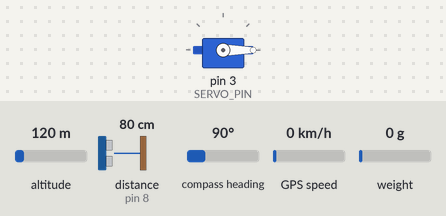
Bench run of a sketch on a simulated Arduino Uno, built with avr-gcc and run on an emulated ATmega328P. On the bench: servo. Wiring (inferred from the names in the program): ultrasonic range finder: trigger pin 9; echo pin 8. The test bench sets the inputs (shaded band); at power-on: distance to the obstacle (sensor on pin 8) 80 cm, altitude 120 m, compass heading 90°, GPS speed 0 km/h, weight on the scale 0 g. The echo pulse lasts 58.3 µs per cm; the GPS gets a fix after 3 s at 37.7749, -122.4194 with 8 satellites; what the sketch prints to the serial monitor is not drawn.

Above: at 2.2 s.
2.3 s: distance to the obstacle (sensor on pin 8) set to 18 cm
4.2 s: distance to the obstacle (sensor on pin 8) set to 13 cm
At 6.3 s:
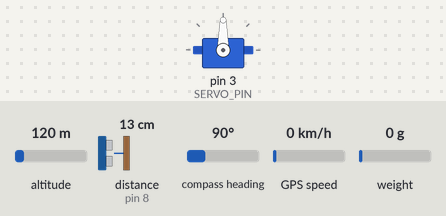
Timing chart, 0 to 12.5 s (numbered marks = the images above; inputs shaded):
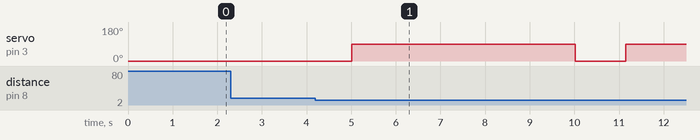

Measured:
- the behaviour switches between 16 and 15 cm on distance to the obstacle (sensor on pin 8) (found by bisection; images 0 and 1)
- after the input at 2.3 s, every drawn part: stays the same
- after the input at 4.2 s, servo on pin 3 (SERVO_PIN): 0° → 90° after 0.82 s, → 0° 5.0 s later, → 90° 1.1 s later

The sketch:

khassab_smart_cart.ino
```cpp
// كود Arduino متكامل لعربة "خصب" الذكية للتسميد
// العربة تستقبل النفايات، تُغلق الغطاء أوتوماتيكياً، تقيس الوزن، وتحدث بيانات الشجرة

#include <Servo.h>
#include <HX711.h>       // حساس الوزن
#include <SoftwareSerial.h>
#include <TinyGPS++.h>   // GPS
#include <Wire.h>

// ======================== الإعداد ==========================
#define TRIG_PIN 9       // حساس المسافة
#define ECHO_PIN 8
#define SERVO_PIN 3      // محرك فتح وإغلاق الغطاء
#define LOADCELL_DOUT_PIN 5
#define LOADCELL_SCK_PIN 6
#define GPS_RX 4
#define GPS_TX 7

Servo lidServo;
HX711 scale;
SoftwareSerial gpsSerial(GPS_RX, GPS_TX);
TinyGPSPlus gps;

float weight = 0;
long lastUpdate = 0;

// ======================== الإعداد ==========================
void setup() {
  Serial.begin(9600);
  gpsSerial.begin(9600);

  pinMode(TRIG_PIN, OUTPUT);
  pinMode(ECHO_PIN, INPUT);

  lidServo.attach(SERVO_PIN);
  lidServo.write(0); // الغطاء مغلق

  scale.begin(LOADCELL_DOUT_PIN, LOADCELL_SCK_PIN);
  scale.set_scale();            // ضبط الحساسية
  scale.tare();                 // تصفير الوزن

  Serial.println("🚀 نظام خصب الذكي جاهز");
}

// ======================== الحلقة الرئيسية ==========================
void loop() {
  if (detectWaste()) {
    openLid();
    delay(5000); // مهلة لوضع النفايات
    closeLid();

    float currentWeight = measureWeight();
    Serial.print("♻️ تم رمي نفايات بوزن: "); Serial.println(currentWeight);

    if (millis() - lastUpdate > 10000) {
      updateTreeLocation();
      lastUpdate = millis();
    }
  }
  delay(1000);
}

// ======================== الدوال المساعدة ==========================
bool detectWaste() {
  digitalWrite(TRIG_PIN, LOW);
  delayMicroseconds(2);
  digitalWrite(TRIG_PIN, HIGH);
  delayMicroseconds(10);
  digitalWrite(TRIG_PIN, LOW);

  long duration = pulseIn(ECHO_PIN, HIGH);
  int distance = duration * 0.034 / 2;

  return distance < 15; // إذا اقترب المستخدم
}

void openLid() {
  lidServo.write(90);
  Serial.println("✅ فتح الغطاء");
}

void closeLid() {
  lidServo.write(0);
  Serial.println("❌ إغلاق الغطاء");
}

float measureWeight() {
  return scale.get_units();
}

void updateTreeLocation() {
  while (gpsSerial.available() > 0) {
    gps.encode(gpsSerial.read());
    if (gps.location.isUpdated()) {
      Serial.print("📍 موقع الشجرة: ");
      Serial.print(gps.location.lat(), 6);
      Serial.print(", ");
      Serial.println(gps.location.lng(), 6);
      break;
    }
  }
}
```
